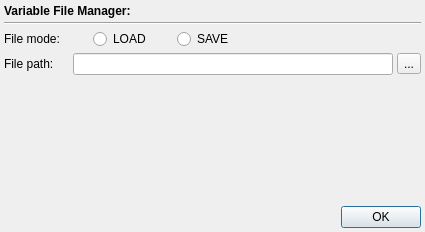
<?xml version="1.0" encoding="UTF-8"?>
<ui version="4.0">
 <class>FileManagerWidget</class>
 <widget class="QWidget" name="FileManagerWidget">
  <property name="geometry">
   <rect>
    <x>0</x>
    <y>0</y>
    <width>425</width>
    <height>232</height>
   </rect>
  </property>
  <property name="sizePolicy">
   <sizepolicy hsizetype="Preferred" vsizetype="Preferred">
    <horstretch>0</horstretch>
    <verstretch>0</verstretch>
   </sizepolicy>
  </property>
  <property name="minimumSize">
   <size>
    <width>425</width>
    <height>0</height>
   </size>
  </property>
  <property name="windowTitle">
   <string>Form</string>
  </property>
  <layout class="QVBoxLayout" name="verticalLayout">
   <property name="spacing">
    <number>4</number>
   </property>
   <property name="sizeConstraint">
    <enum>QLayout::SetMinimumSize</enum>
   </property>
   <property name="margin">
    <number>4</number>
   </property>
   <item>
    <widget class="QLabel" name="headingLabel">
     <property name="text">
      <string>&lt;html&gt;&lt;head/&gt;&lt;body&gt;&lt;p&gt;&lt;span style=&quot; font-weight:600;&quot;&gt;Variable File Manager:&lt;/span&gt;&lt;/p&gt;&lt;/body&gt;&lt;/html&gt;</string>
     </property>
     <property name="textFormat">
      <enum>Qt::RichText</enum>
     </property>
    </widget>
   </item>
   <item>
    <widget class="Line" name="line">
     <property name="orientation">
      <enum>Qt::Horizontal</enum>
     </property>
    </widget>
   </item>
   <item>
    <layout class="QHBoxLayout" name="horizontalLayout">
     <property name="sizeConstraint">
      <enum>QLayout::SetMinimumSize</enum>
     </property>
     <item>
      <widget class="QLabel" name="label_3">
       <property name="sizePolicy">
        <sizepolicy hsizetype="Fixed" vsizetype="Preferred">
         <horstretch>0</horstretch>
         <verstretch>0</verstretch>
        </sizepolicy>
       </property>
       <property name="minimumSize">
        <size>
         <width>85</width>
         <height>0</height>
        </size>
       </property>
       <property name="text">
        <string>File mode: </string>
       </property>
      </widget>
     </item>
     <item>
      <widget class="QRadioButton" name="loadButton">
       <property name="sizePolicy">
        <sizepolicy hsizetype="Fixed" vsizetype="Fixed">
         <horstretch>0</horstretch>
         <verstretch>0</verstretch>
        </sizepolicy>
       </property>
       <property name="minimumSize">
        <size>
         <width>80</width>
         <height>0</height>
        </size>
       </property>
       <property name="text">
        <string>LOAD</string>
       </property>
       <attribute name="buttonGroup">
        <string notr="true">modeButtonGroup</string>
       </attribute>
      </widget>
     </item>
     <item>
      <widget class="QRadioButton" name="saveButton">
       <property name="sizePolicy">
        <sizepolicy hsizetype="Fixed" vsizetype="Fixed">
         <horstretch>0</horstretch>
         <verstretch>0</verstretch>
        </sizepolicy>
       </property>
       <property name="minimumSize">
        <size>
         <width>80</width>
         <height>0</height>
        </size>
       </property>
       <property name="text">
        <string>SAVE</string>
       </property>
       <attribute name="buttonGroup">
        <string notr="true">modeButtonGroup</string>
       </attribute>
      </widget>
     </item>
     <item>
      <spacer name="horizontalSpacer">
       <property name="orientation">
        <enum>Qt::Horizontal</enum>
       </property>
       <property name="sizeHint" stdset="0">
        <size>
         <width>10</width>
         <height>20</height>
        </size>
       </property>
      </spacer>
     </item>
    </layout>
   </item>
   <item>
    <layout class="QHBoxLayout" name="horizontalLayout_2">
     <item>
      <widget class="QLabel" name="label_2">
       <property name="minimumSize">
        <size>
         <width>65</width>
         <height>0</height>
        </size>
       </property>
       <property name="text">
        <string>File path: </string>
       </property>
      </widget>
     </item>
     <item>
      <widget class="QLineEdit" name="pathEdit"/>
     </item>
     <item>
      <widget class="QToolButton" name="getPathButton">
       <property name="text">
        <string>...</string>
       </property>
      </widget>
     </item>
    </layout>
   </item>
   <item>
    <spacer name="verticalSpacer">
     <property name="orientation">
      <enum>Qt::Vertical</enum>
     </property>
     <property name="sizeHint" stdset="0">
      <size>
       <width>20</width>
       <height>80</height>
      </size>
     </property>
    </spacer>
   </item>
   <item>
    <widget class="QDialogButtonBox" name="buttonBox">
     <property name="standardButtons">
      <set>QDialogButtonBox::Ok</set>
     </property>
    </widget>
   </item>
  </layout>
  <zorder>buttonBox</zorder>
  <zorder>line</zorder>
  <zorder>headingLabel</zorder>
 </widget>
 <resources/>
 <connections/>
 <buttongroups>
  <buttongroup name="modeButtonGroup"/>
 </buttongroups>
</ui>
